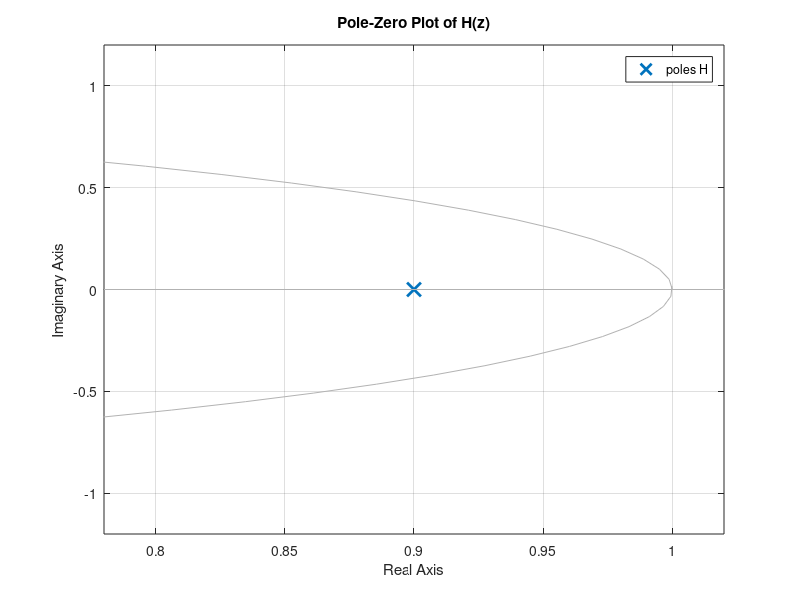
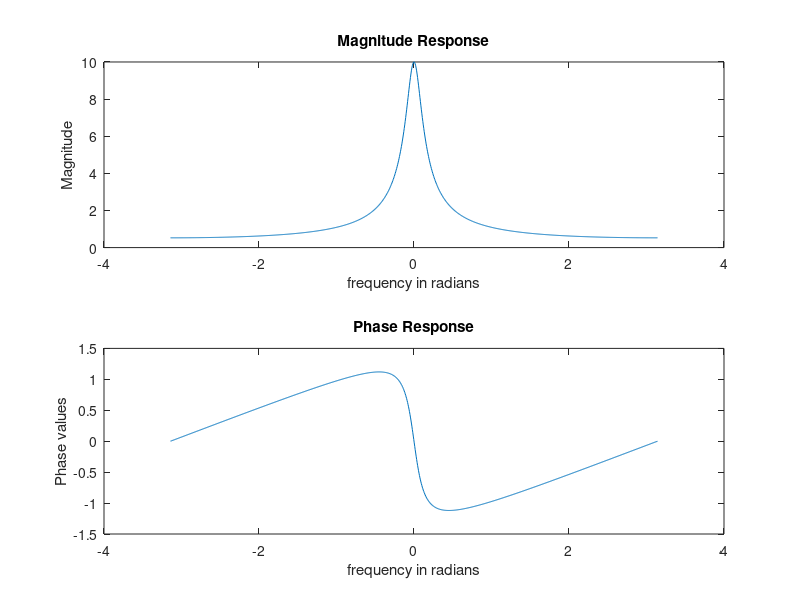
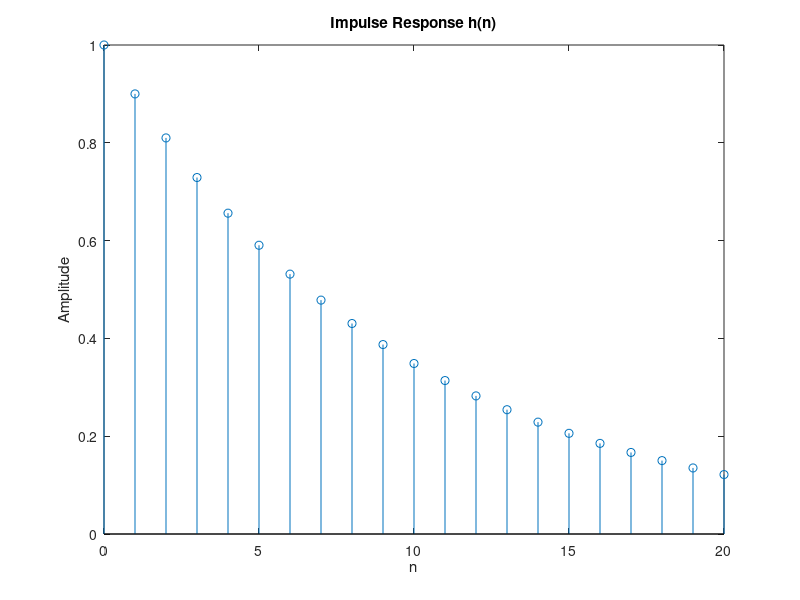

Write MATLAB code to recreate these figures, in order.
% Define the transfer function H(z)

num = [1]; % Numerator coefficients (z)
den = [1 -0.9]; % Denominator coefficients (z - 0.9)

% Create the transfer function
H = tf(num, den, -1); % -1 indicates discrete time
disp('seros and poles Located at')
[zz,pp] = tf2zp(num,den)

% a) Pole-Zero Plot
figure;
pzmap(H);
title('Pole-Zero Plot of H(z)');
grid on;

% b) Frequency Response
omega = linspace(-pi, pi, 1024); % Frequency range
H_freq = freqz(num, den, omega); % Frequency response

% Magnitude and Phase
magnitude = abs(H_freq);
phase = angle(H_freq);

% Plot Magnitude Response
figure;
subplot(2, 1, 1);
plot(omega, magnitude);
title('Magnitude Response');
xlabel('frequency in radians');
ylabel('Magnitude');

% Plot Phase Response
subplot(2, 1, 2);
plot(omega, phase);
title('Phase Response');
xlabel('frequency in radians');
ylabel('Phase values');


% c) Impulse Response
n = 0:20; % Time index
h = (0.9).^n; % Impulse response for n >= 0
h(1) = 1; % h(0) = 1 for the impulse response
disp('Samples of impulse response')
disp(h);
figure;
stem(n, h);
title('Impulse Response h(n)');
xlabel('n');
ylabel('Amplitude');
